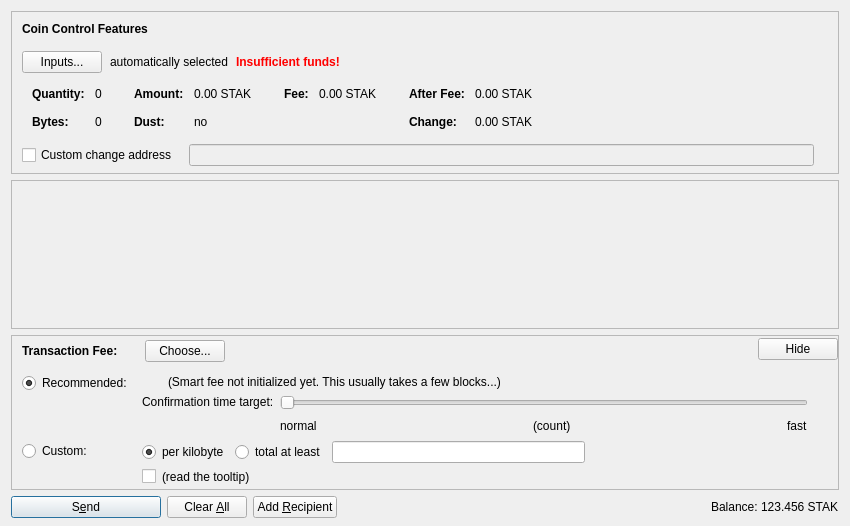
<?xml version="1.0" encoding="UTF-8"?>
<ui version="4.0">
 <class>SendCoinsDialog</class>
 <widget class="QDialog" name="SendCoinsDialog">
  <property name="geometry">
   <rect>
    <x>0</x>
    <y>0</y>
    <width>850</width>
    <height>526</height>
   </rect>
  </property>
  <property name="windowTitle">
   <string>Send Coins</string>
  </property>
  <layout class="QVBoxLayout" name="verticalLayout" stretch="0,1,0,0">
   <property name="bottomMargin">
    <number>8</number>
   </property>
   <item>
    <widget class="QFrame" name="frameCoinControl">
     <property name="sizePolicy">
      <sizepolicy hsizetype="Expanding" vsizetype="Expanding">
       <horstretch>0</horstretch>
       <verstretch>0</verstretch>
      </sizepolicy>
     </property>
     <property name="maximumSize">
      <size>
       <width>16777215</width>
       <height>16777215</height>
      </size>
     </property>
     <property name="frameShape">
      <enum>QFrame::StyledPanel</enum>
     </property>
     <property name="frameShadow">
      <enum>QFrame::Sunken</enum>
     </property>
     <layout class="QVBoxLayout" name="verticalLayoutCoinControl2">
      <property name="spacing">
       <number>0</number>
      </property>
      <property name="leftMargin">
       <number>0</number>
      </property>
      <property name="topMargin">
       <number>0</number>
      </property>
      <property name="rightMargin">
       <number>0</number>
      </property>
      <property name="bottomMargin">
       <number>6</number>
      </property>
      <item>
       <layout class="QVBoxLayout" name="verticalLayoutCoinControl" stretch="0,0,0,0,1">
        <property name="spacing">
         <number>0</number>
        </property>
        <property name="leftMargin">
         <number>10</number>
        </property>
        <property name="topMargin">
         <number>10</number>
        </property>
        <item>
         <layout class="QHBoxLayout" name="horizontalLayoutCoinControl1">
          <property name="bottomMargin">
           <number>15</number>
          </property>
          <item>
           <widget class="QLabel" name="labelCoinControlFeatures">
            <property name="sizePolicy">
             <sizepolicy hsizetype="Preferred" vsizetype="Maximum">
              <horstretch>0</horstretch>
              <verstretch>0</verstretch>
             </sizepolicy>
            </property>
            <property name="font">
             <font>
              <weight>75</weight>
              <bold>true</bold>
             </font>
            </property>
            <property name="styleSheet">
             <string notr="true">font-weight:bold;</string>
            </property>
            <property name="text">
             <string>Coin Control Features</string>
            </property>
           </widget>
          </item>
         </layout>
        </item>
        <item>
         <layout class="QHBoxLayout" name="horizontalLayoutCoinControl2" stretch="0,0,0,0">
          <property name="spacing">
           <number>8</number>
          </property>
          <property name="bottomMargin">
           <number>10</number>
          </property>
          <item>
           <widget class="QPushButton" name="pushButtonCoinControl">
            <property name="styleSheet">
             <string notr="true"/>
            </property>
            <property name="text">
             <string>Inputs...</string>
            </property>
            <property name="autoDefault">
             <bool>false</bool>
            </property>
           </widget>
          </item>
          <item>
           <widget class="QLabel" name="labelCoinControlAutomaticallySelected">
            <property name="text">
             <string>automatically selected</string>
            </property>
            <property name="margin">
             <number>5</number>
            </property>
           </widget>
          </item>
          <item>
           <widget class="QLabel" name="labelCoinControlInsuffFunds">
            <property name="font">
             <font>
              <weight>75</weight>
              <bold>true</bold>
             </font>
            </property>
            <property name="styleSheet">
             <string notr="true">color:red;font-weight:bold;</string>
            </property>
            <property name="text">
             <string>Insufficient funds!</string>
            </property>
            <property name="margin">
             <number>5</number>
            </property>
           </widget>
          </item>
          <item>
           <spacer name="horizontalSpacerCoinControl">
            <property name="orientation">
             <enum>Qt::Horizontal</enum>
            </property>
            <property name="sizeHint" stdset="0">
             <size>
              <width>40</width>
              <height>1</height>
             </size>
            </property>
           </spacer>
          </item>
         </layout>
        </item>
        <item>
         <widget class="QWidget" name="widgetCoinControl" native="true">
          <property name="sizePolicy">
           <sizepolicy hsizetype="Preferred" vsizetype="Preferred">
            <horstretch>0</horstretch>
            <verstretch>0</verstretch>
           </sizepolicy>
          </property>
          <property name="minimumSize">
           <size>
            <width>0</width>
            <height>0</height>
           </size>
          </property>
          <property name="styleSheet">
           <string notr="true"/>
          </property>
          <layout class="QHBoxLayout" name="horizontalLayoutCoinControl5">
           <property name="leftMargin">
            <number>0</number>
           </property>
           <property name="topMargin">
            <number>0</number>
           </property>
           <property name="rightMargin">
            <number>0</number>
           </property>
           <property name="bottomMargin">
            <number>0</number>
           </property>
           <item>
            <layout class="QHBoxLayout" name="horizontalLayoutCoinControl3" stretch="0,0,0,1">
             <property name="spacing">
              <number>20</number>
             </property>
             <property name="topMargin">
              <number>0</number>
             </property>
             <property name="bottomMargin">
              <number>10</number>
             </property>
             <item>
              <layout class="QFormLayout" name="formLayoutCoinControl1">
               <property name="horizontalSpacing">
                <number>10</number>
               </property>
               <property name="verticalSpacing">
                <number>14</number>
               </property>
               <property name="leftMargin">
                <number>10</number>
               </property>
               <property name="topMargin">
                <number>4</number>
               </property>
               <property name="rightMargin">
                <number>6</number>
               </property>
               <item row="0" column="0">
                <widget class="QLabel" name="labelCoinControlQuantityText">
                 <property name="font">
                  <font>
                   <weight>75</weight>
                   <bold>true</bold>
                  </font>
                 </property>
                 <property name="text">
                  <string>Quantity:</string>
                 </property>
                 <property name="margin">
                  <number>0</number>
                 </property>
                </widget>
               </item>
               <item row="0" column="1">
                <widget class="QLabel" name="labelCoinControlQuantity">
                 <property name="cursor">
                  <cursorShape>IBeamCursor</cursorShape>
                 </property>
                 <property name="contextMenuPolicy">
                  <enum>Qt::ActionsContextMenu</enum>
                 </property>
                 <property name="text">
                  <string notr="true">0</string>
                 </property>
                 <property name="margin">
                  <number>0</number>
                 </property>
                 <property name="textInteractionFlags">
                  <set>Qt::LinksAccessibleByMouse|Qt::TextSelectableByKeyboard|Qt::TextSelectableByMouse</set>
                 </property>
                </widget>
               </item>
               <item row="1" column="0">
                <widget class="QLabel" name="labelCoinControlBytesText">
                 <property name="font">
                  <font>
                   <weight>75</weight>
                   <bold>true</bold>
                  </font>
                 </property>
                 <property name="text">
                  <string>Bytes:</string>
                 </property>
                </widget>
               </item>
               <item row="1" column="1">
                <widget class="QLabel" name="labelCoinControlBytes">
                 <property name="cursor">
                  <cursorShape>IBeamCursor</cursorShape>
                 </property>
                 <property name="contextMenuPolicy">
                  <enum>Qt::ActionsContextMenu</enum>
                 </property>
                 <property name="text">
                  <string notr="true">0</string>
                 </property>
                 <property name="textInteractionFlags">
                  <set>Qt::LinksAccessibleByMouse|Qt::TextSelectableByKeyboard|Qt::TextSelectableByMouse</set>
                 </property>
                </widget>
               </item>
              </layout>
             </item>
             <item>
              <layout class="QFormLayout" name="formLayoutCoinControl2">
               <property name="horizontalSpacing">
                <number>10</number>
               </property>
               <property name="verticalSpacing">
                <number>14</number>
               </property>
               <property name="leftMargin">
                <number>6</number>
               </property>
               <property name="topMargin">
                <number>4</number>
               </property>
               <property name="rightMargin">
                <number>6</number>
               </property>
               <item row="0" column="0">
                <widget class="QLabel" name="labelCoinControlAmountText">
                 <property name="font">
                  <font>
                   <weight>75</weight>
                   <bold>true</bold>
                  </font>
                 </property>
                 <property name="text">
                  <string>Amount:</string>
                 </property>
                 <property name="margin">
                  <number>0</number>
                 </property>
                </widget>
               </item>
               <item row="0" column="1">
                <widget class="QLabel" name="labelCoinControlAmount">
                 <property name="cursor">
                  <cursorShape>IBeamCursor</cursorShape>
                 </property>
                 <property name="contextMenuPolicy">
                  <enum>Qt::ActionsContextMenu</enum>
                 </property>
                 <property name="text">
                  <string notr="true">0.00 STAK</string>
                 </property>
                 <property name="textInteractionFlags">
                  <set>Qt::LinksAccessibleByMouse|Qt::TextSelectableByKeyboard|Qt::TextSelectableByMouse</set>
                 </property>
                </widget>
               </item>
               <item row="1" column="0">
                <widget class="QLabel" name="labelCoinControlLowOutputText">
                 <property name="font">
                  <font>
                   <weight>75</weight>
                   <bold>true</bold>
                  </font>
                 </property>
                 <property name="text">
                  <string>Dust:</string>
                 </property>
                </widget>
               </item>
               <item row="1" column="1">
                <widget class="QLabel" name="labelCoinControlLowOutput">
                 <property name="cursor">
                  <cursorShape>IBeamCursor</cursorShape>
                 </property>
                 <property name="contextMenuPolicy">
                  <enum>Qt::ActionsContextMenu</enum>
                 </property>
                 <property name="text">
                  <string notr="true">no</string>
                 </property>
                 <property name="textInteractionFlags">
                  <set>Qt::LinksAccessibleByMouse|Qt::TextSelectableByKeyboard|Qt::TextSelectableByMouse</set>
                 </property>
                </widget>
               </item>
              </layout>
             </item>
             <item>
              <layout class="QFormLayout" name="formLayoutCoinControl3">
               <property name="horizontalSpacing">
                <number>10</number>
               </property>
               <property name="verticalSpacing">
                <number>14</number>
               </property>
               <property name="leftMargin">
                <number>6</number>
               </property>
               <property name="topMargin">
                <number>4</number>
               </property>
               <property name="rightMargin">
                <number>6</number>
               </property>
               <item row="0" column="0">
                <widget class="QLabel" name="labelCoinControlFeeText">
                 <property name="font">
                  <font>
                   <weight>75</weight>
                   <bold>true</bold>
                  </font>
                 </property>
                 <property name="text">
                  <string>Fee:</string>
                 </property>
                 <property name="margin">
                  <number>0</number>
                 </property>
                </widget>
               </item>
               <item row="0" column="1">
                <widget class="QLabel" name="labelCoinControlFee">
                 <property name="cursor">
                  <cursorShape>IBeamCursor</cursorShape>
                 </property>
                 <property name="contextMenuPolicy">
                  <enum>Qt::ActionsContextMenu</enum>
                 </property>
                 <property name="text">
                  <string notr="true">0.00 STAK</string>
                 </property>
                 <property name="textInteractionFlags">
                  <set>Qt::LinksAccessibleByMouse|Qt::TextSelectableByKeyboard|Qt::TextSelectableByMouse</set>
                 </property>
                </widget>
               </item>
              </layout>
             </item>
             <item>
              <layout class="QFormLayout" name="formLayoutCoinControl4">
               <property name="horizontalSpacing">
                <number>10</number>
               </property>
               <property name="verticalSpacing">
                <number>14</number>
               </property>
               <property name="leftMargin">
                <number>6</number>
               </property>
               <property name="topMargin">
                <number>4</number>
               </property>
               <property name="rightMargin">
                <number>6</number>
               </property>
               <item row="0" column="0">
                <widget class="QLabel" name="labelCoinControlAfterFeeText">
                 <property name="font">
                  <font>
                   <weight>75</weight>
                   <bold>true</bold>
                  </font>
                 </property>
                 <property name="text">
                  <string>After Fee:</string>
                 </property>
                 <property name="margin">
                  <number>0</number>
                 </property>
                </widget>
               </item>
               <item row="0" column="1">
                <widget class="QLabel" name="labelCoinControlAfterFee">
                 <property name="cursor">
                  <cursorShape>IBeamCursor</cursorShape>
                 </property>
                 <property name="contextMenuPolicy">
                  <enum>Qt::ActionsContextMenu</enum>
                 </property>
                 <property name="text">
                  <string notr="true">0.00 STAK</string>
                 </property>
                 <property name="textInteractionFlags">
                  <set>Qt::LinksAccessibleByMouse|Qt::TextSelectableByKeyboard|Qt::TextSelectableByMouse</set>
                 </property>
                </widget>
               </item>
               <item row="1" column="0">
                <widget class="QLabel" name="labelCoinControlChangeText">
                 <property name="font">
                  <font>
                   <weight>75</weight>
                   <bold>true</bold>
                  </font>
                 </property>
                 <property name="text">
                  <string>Change:</string>
                 </property>
                </widget>
               </item>
               <item row="1" column="1">
                <widget class="QLabel" name="labelCoinControlChange">
                 <property name="cursor">
                  <cursorShape>IBeamCursor</cursorShape>
                 </property>
                 <property name="contextMenuPolicy">
                  <enum>Qt::ActionsContextMenu</enum>
                 </property>
                 <property name="text">
                  <string notr="true">0.00 STAK</string>
                 </property>
                 <property name="textInteractionFlags">
                  <set>Qt::LinksAccessibleByMouse|Qt::TextSelectableByKeyboard|Qt::TextSelectableByMouse</set>
                 </property>
                </widget>
               </item>
              </layout>
             </item>
            </layout>
           </item>
          </layout>
         </widget>
        </item>
        <item>
         <layout class="QHBoxLayout" name="horizontalLayoutCoinControl4" stretch="0,0,0">
          <property name="spacing">
           <number>12</number>
          </property>
          <property name="sizeConstraint">
           <enum>QLayout::SetDefaultConstraint</enum>
          </property>
          <property name="topMargin">
           <number>5</number>
          </property>
          <property name="rightMargin">
           <number>5</number>
          </property>
          <item>
           <widget class="QCheckBox" name="checkBoxCoinControlChange">
            <property name="toolTip">
             <string>If this is activated, but the change address is empty or invalid, change will be sent to a newly generated address.</string>
            </property>
            <property name="text">
             <string>Custom change address</string>
            </property>
           </widget>
          </item>
          <item>
           <widget class="QValidatedLineEdit" name="lineEditCoinControlChange">
            <property name="enabled">
             <bool>false</bool>
            </property>
            <property name="sizePolicy">
             <sizepolicy hsizetype="Expanding" vsizetype="Fixed">
              <horstretch>0</horstretch>
              <verstretch>0</verstretch>
             </sizepolicy>
            </property>
           </widget>
          </item>
          <item>
           <widget class="QLabel" name="labelCoinControlChangeLabel">
            <property name="sizePolicy">
             <sizepolicy hsizetype="Preferred" vsizetype="Expanding">
              <horstretch>0</horstretch>
              <verstretch>0</verstretch>
             </sizepolicy>
            </property>
            <property name="minimumSize">
             <size>
              <width>0</width>
              <height>0</height>
             </size>
            </property>
            <property name="text">
             <string/>
            </property>
            <property name="margin">
             <number>3</number>
            </property>
           </widget>
          </item>
         </layout>
        </item>
        <item>
         <spacer name="verticalSpacerCoinControl">
          <property name="orientation">
           <enum>Qt::Vertical</enum>
          </property>
          <property name="sizeHint" stdset="0">
           <size>
            <width>800</width>
            <height>1</height>
           </size>
          </property>
         </spacer>
        </item>
       </layout>
      </item>
     </layout>
    </widget>
   </item>
   <item>
    <widget class="QScrollArea" name="scrollArea">
     <property name="widgetResizable">
      <bool>true</bool>
     </property>
     <widget class="QWidget" name="scrollAreaWidgetContents">
      <property name="geometry">
       <rect>
        <x>0</x>
        <y>0</y>
        <width>830</width>
        <height>104</height>
       </rect>
      </property>
      <layout class="QVBoxLayout" name="verticalLayout_2" stretch="0,1">
       <property name="leftMargin">
        <number>0</number>
       </property>
       <property name="topMargin">
        <number>0</number>
       </property>
       <property name="rightMargin">
        <number>0</number>
       </property>
       <property name="bottomMargin">
        <number>0</number>
       </property>
       <item>
        <layout class="QVBoxLayout" name="entries">
         <property name="spacing">
          <number>6</number>
         </property>
        </layout>
       </item>
       <item>
        <spacer name="verticalSpacer">
         <property name="orientation">
          <enum>Qt::Vertical</enum>
         </property>
         <property name="sizeHint" stdset="0">
          <size>
           <width>20</width>
           <height>40</height>
          </size>
         </property>
        </spacer>
       </item>
      </layout>
     </widget>
    </widget>
   </item>
   <item>
    <widget class="QFrame" name="frameFee">
     <property name="sizePolicy">
      <sizepolicy hsizetype="Expanding" vsizetype="Expanding">
       <horstretch>0</horstretch>
       <verstretch>0</verstretch>
      </sizepolicy>
     </property>
     <property name="maximumSize">
      <size>
       <width>16777215</width>
       <height>16777215</height>
      </size>
     </property>
     <property name="frameShape">
      <enum>QFrame::StyledPanel</enum>
     </property>
     <property name="frameShadow">
      <enum>QFrame::Sunken</enum>
     </property>
     <layout class="QVBoxLayout" name="verticalLayoutFee1">
      <property name="spacing">
       <number>0</number>
      </property>
      <property name="leftMargin">
       <number>0</number>
      </property>
      <property name="topMargin">
       <number>0</number>
      </property>
      <property name="rightMargin">
       <number>0</number>
      </property>
      <property name="bottomMargin">
       <number>0</number>
      </property>
      <item>
       <layout class="QVBoxLayout" name="verticalLayoutFee2" stretch="0,0,0">
        <property name="spacing">
         <number>0</number>
        </property>
        <property name="leftMargin">
         <number>10</number>
        </property>
        <property name="topMargin">
         <number>0</number>
        </property>
        <item>
         <layout class="QHBoxLayout" name="horizontalLayoutFee1">
          <property name="bottomMargin">
           <number>0</number>
          </property>
          <item>
           <layout class="QVBoxLayout" name="verticalLayoutFee7">
            <property name="spacing">
             <number>0</number>
            </property>
            <item>
             <spacer name="verticalSpacerSmartFee">
              <property name="orientation">
               <enum>Qt::Vertical</enum>
              </property>
              <property name="sizeType">
               <enum>QSizePolicy::Fixed</enum>
              </property>
              <property name="sizeHint" stdset="0">
               <size>
                <width>1</width>
                <height>4</height>
               </size>
              </property>
             </spacer>
            </item>
            <item>
             <layout class="QHBoxLayout" name="horizontalLayoutSmartFee">
              <property name="spacing">
               <number>10</number>
              </property>
              <item>
               <widget class="QLabel" name="labelFeeHeadline">
                <property name="sizePolicy">
                 <sizepolicy hsizetype="Preferred" vsizetype="Maximum">
                  <horstretch>0</horstretch>
                  <verstretch>0</verstretch>
                 </sizepolicy>
                </property>
                <property name="font">
                 <font>
                  <weight>75</weight>
                  <bold>true</bold>
                 </font>
                </property>
                <property name="styleSheet">
                 <string notr="true">font-weight:bold;</string>
                </property>
                <property name="text">
                 <string>Transaction Fee:</string>
                </property>
               </widget>
              </item>
              <item>
               <widget class="QLabel" name="labelFeeMinimized">
                <property name="text">
                 <string/>
                </property>
               </widget>
              </item>
              <item>
               <widget class="QPushButton" name="buttonChooseFee">
                <property name="text">
                 <string>Choose...</string>
                </property>
               </widget>
              </item>
             </layout>
            </item>
            <item>
             <spacer name="verticalSpacer_5">
              <property name="orientation">
               <enum>Qt::Vertical</enum>
              </property>
              <property name="sizeHint" stdset="0">
               <size>
                <width>1</width>
                <height>1</height>
               </size>
              </property>
             </spacer>
            </item>
           </layout>
          </item>
          <item>
           <spacer name="horizontalSpacer_4">
            <property name="orientation">
             <enum>Qt::Horizontal</enum>
            </property>
            <property name="sizeHint" stdset="0">
             <size>
              <width>40</width>
              <height>20</height>
             </size>
            </property>
           </spacer>
          </item>
          <item>
           <widget class="QPushButton" name="buttonMinimizeFee">
            <property name="toolTip">
             <string>collapse fee-settings</string>
            </property>
            <property name="text">
             <string>Hide</string>
            </property>
           </widget>
          </item>
         </layout>
        </item>
        <item>
         <widget class="QFrame" name="frameFeeSelection">
          <layout class="QVBoxLayout" name="verticalLayoutFee12">
           <property name="spacing">
            <number>0</number>
           </property>
           <property name="leftMargin">
            <number>0</number>
           </property>
           <property name="topMargin">
            <number>0</number>
           </property>
           <property name="rightMargin">
            <number>0</number>
           </property>
           <property name="bottomMargin">
            <number>0</number>
           </property>
           <item>
            <layout class="QGridLayout" name="gridLayoutFee">
             <property name="topMargin">
              <number>10</number>
             </property>
             <property name="bottomMargin">
              <number>4</number>
             </property>
             <property name="horizontalSpacing">
              <number>10</number>
             </property>
             <property name="verticalSpacing">
              <number>4</number>
             </property>
             <item row="1" column="1">
              <layout class="QVBoxLayout" name="verticalLayoutFee8">
               <property name="spacing">
                <number>6</number>
               </property>
               <item>
                <layout class="QHBoxLayout" name="horizontalLayoutFee13">
                 <item>
                  <widget class="QRadioButton" name="radioCustomPerKilobyte">
                   <property name="toolTip">
                    <string>If the custom fee is set to 1000 satoshis and the transaction is only 250 bytes, then &quot;per kilobyte&quot; only pays 250 satoshis in fee, while &quot;total at least&quot; pays 1000 satoshis. For transactions bigger than a kilobyte both pay by kilobyte.</string>
                   </property>
                   <property name="text">
                    <string>per kilobyte</string>
                   </property>
                   <property name="checked">
                    <bool>true</bool>
                   </property>
                   <attribute name="buttonGroup">
                    <string notr="true">groupCustomFee</string>
                   </attribute>
                  </widget>
                 </item>
                 <item>
                  <widget class="QRadioButton" name="radioCustomAtLeast">
                   <property name="toolTip">
                    <string>If the custom fee is set to 1000 satoshis and the transaction is only 250 bytes, then &quot;per kilobyte&quot; only pays 250 satoshis in fee, while &quot;total at least&quot; pays 1000 satoshis. For transactions bigger than a kilobyte both pay by kilobyte.</string>
                   </property>
                   <property name="text">
                    <string>total at least</string>
                   </property>
                   <attribute name="buttonGroup">
                    <string notr="true">groupCustomFee</string>
                   </attribute>
                  </widget>
                 </item>
                 <item>
                  <widget class="StraksAmountField" name="customFee"/>
                 </item>
                 <item>
                  <spacer name="horizontalSpacer_6">
                   <property name="orientation">
                    <enum>Qt::Horizontal</enum>
                   </property>
                   <property name="sizeHint" stdset="0">
                    <size>
                     <width>1</width>
                     <height>1</height>
                    </size>
                   </property>
                  </spacer>
                 </item>
                </layout>
               </item>
               <item>
                <layout class="QHBoxLayout" name="horizontalLayoutFee8">
                 <item>
                  <widget class="QCheckBox" name="checkBoxMinimumFee">
                   <property name="toolTip">
                    <string>Paying only the minimum fee is just fine as long as there is less transaction volume than space in the blocks. But be aware that this can end up in a never confirming transaction once there is more demand for straks transactions than the network can process.</string>
                   </property>
                   <property name="text">
                    <string/>
                   </property>
                  </widget>
                 </item>
                 <item>
                  <widget class="QLabel" name="labelMinFeeWarning">
                   <property name="enabled">
                    <bool>true</bool>
                   </property>
                   <property name="toolTip">
                    <string>Paying only the minimum fee is just fine as long as there is less transaction volume than space in the blocks. But be aware that this can end up in a never confirming transaction once there is more demand for straks transactions than the network can process.</string>
                   </property>
                   <property name="text">
                    <string>(read the tooltip)</string>
                   </property>
                   <property name="margin">
                    <number>5</number>
                   </property>
                  </widget>
                 </item>
                 <item>
                  <spacer name="horizontalSpacer_2">
                   <property name="orientation">
                    <enum>Qt::Horizontal</enum>
                   </property>
                   <property name="sizeHint" stdset="0">
                    <size>
                     <width>1</width>
                     <height>1</height>
                    </size>
                   </property>
                  </spacer>
                 </item>
                </layout>
               </item>
              </layout>
             </item>
             <item row="0" column="0">
              <layout class="QVBoxLayout" name="verticalLayoutFee4" stretch="0,1">
               <item>
                <widget class="QRadioButton" name="radioSmartFee">
                 <property name="text">
                  <string>Recommended:</string>
                 </property>
                 <property name="checked">
                  <bool>true</bool>
                 </property>
                 <attribute name="buttonGroup">
                  <string notr="true">groupFee</string>
                 </attribute>
                </widget>
               </item>
               <item>
                <spacer name="verticalSpacer_2">
                 <property name="orientation">
                  <enum>Qt::Vertical</enum>
                 </property>
                 <property name="sizeHint" stdset="0">
                  <size>
                   <width>1</width>
                   <height>1</height>
                  </size>
                 </property>
                </spacer>
               </item>
              </layout>
             </item>
             <item row="1" column="0">
              <layout class="QVBoxLayout" name="verticalLayoutFee9" stretch="0,1">
               <item>
                <widget class="QRadioButton" name="radioCustomFee">
                 <property name="text">
                  <string>Custom:</string>
                 </property>
                 <attribute name="buttonGroup">
                  <string notr="true">groupFee</string>
                 </attribute>
                </widget>
               </item>
               <item>
                <spacer name="verticalSpacer_6">
                 <property name="orientation">
                  <enum>Qt::Vertical</enum>
                 </property>
                 <property name="sizeHint" stdset="0">
                  <size>
                   <width>1</width>
                   <height>1</height>
                  </size>
                 </property>
                </spacer>
               </item>
              </layout>
             </item>
             <item row="0" column="1">
              <layout class="QVBoxLayout" name="verticalLayoutFee3" stretch="0,0,1">
               <property name="spacing">
                <number>6</number>
               </property>
               <property name="topMargin">
                <number>2</number>
               </property>
               <item>
                <layout class="QHBoxLayout" name="horizontalLayoutFee12">
                 <item>
                  <widget class="QLabel" name="labelSmartFee">
                   <property name="text">
                    <string/>
                   </property>
                   <property name="margin">
                    <number>2</number>
                   </property>
                  </widget>
                 </item>
                 <item>
                  <widget class="QLabel" name="labelFeeEstimation">
                   <property name="text">
                    <string/>
                   </property>
                  </widget>
                 </item>
                 <item>
                  <widget class="QLabel" name="labelSmartFee2">
                   <property name="text">
                    <string>(Smart fee not initialized yet. This usually takes a few blocks...)</string>
                   </property>
                   <property name="margin">
                    <number>2</number>
                   </property>
                  </widget>
                 </item>
                 <item>
                  <spacer name="horizontalSpacer_5">
                   <property name="orientation">
                    <enum>Qt::Horizontal</enum>
                   </property>
                   <property name="sizeHint" stdset="0">
                    <size>
                     <width>1</width>
                     <height>1</height>
                    </size>
                   </property>
                  </spacer>
                 </item>
                </layout>
               </item>
               <item>
                <layout class="QHBoxLayout" name="horizontalLayoutFee9">
                 <item>
                  <layout class="QVBoxLayout" name="verticalLayoutFee6">
                   <item>
                    <widget class="QLabel" name="labelSmartFee3">
                     <property name="text">
                      <string>Confirmation time target:</string>
                     </property>
                     <property name="margin">
                      <number>2</number>
                     </property>
                    </widget>
                   </item>
                   <item>
                    <spacer name="verticalSpacer_3">
                     <property name="orientation">
                      <enum>Qt::Vertical</enum>
                     </property>
                     <property name="sizeHint" stdset="0">
                      <size>
                       <width>1</width>
                       <height>1</height>
                      </size>
                     </property>
                    </spacer>
                   </item>
                  </layout>
                 </item>
                 <item>
                  <layout class="QVBoxLayout" name="verticalLayoutFee5">
                   <property name="rightMargin">
                    <number>30</number>
                   </property>
                   <item>
                    <widget class="QSlider" name="sliderSmartFee">
                     <property name="minimum">
                      <number>0</number>
                     </property>
                     <property name="maximum">
                      <number>23</number>
                     </property>
                     <property name="pageStep">
                      <number>1</number>
                     </property>
                     <property name="value">
                      <number>0</number>
                     </property>
                     <property name="orientation">
                      <enum>Qt::Horizontal</enum>
                     </property>
                     <property name="invertedAppearance">
                      <bool>false</bool>
                     </property>
                     <property name="invertedControls">
                      <bool>false</bool>
                     </property>
                     <property name="tickPosition">
                      <enum>QSlider::NoTicks</enum>
                     </property>
                    </widget>
                   </item>
                   <item>
                    <layout class="QHBoxLayout" name="horizontalLayoutFee10">
                     <item>
                      <widget class="QLabel" name="labelSmartFeeNormal">
                       <property name="text">
                        <string>normal</string>
                       </property>
                      </widget>
                     </item>
                     <item>
                      <spacer name="horizontalSpacer_7">
                       <property name="orientation">
                        <enum>Qt::Horizontal</enum>
                       </property>
                       <property name="sizeHint" stdset="0">
                        <size>
                         <width>40</width>
                         <height>20</height>
                        </size>
                       </property>
                      </spacer>
                     </item>
                     <item>
                      <widget class="QLabel" name="confirmationTargetLabel">
                       <property name="text">
                        <string notr="true">(count)</string>
                       </property>
                      </widget>
                     </item>
                     <item>
                      <spacer name="horizontalSpacer_3">
                       <property name="orientation">
                        <enum>Qt::Horizontal</enum>
                       </property>
                       <property name="sizeHint" stdset="0">
                        <size>
                         <width>40</width>
                         <height>20</height>
                        </size>
                       </property>
                      </spacer>
                     </item>
                     <item>
                      <widget class="QLabel" name="labelSmartFeeFast">
                       <property name="text">
                        <string>fast</string>
                       </property>
                      </widget>
                     </item>
                    </layout>
                   </item>
                  </layout>
                 </item>
                </layout>
               </item>
               <item>
                <spacer name="verticalSpacer_4">
                 <property name="orientation">
                  <enum>Qt::Vertical</enum>
                 </property>
                 <property name="sizeHint" stdset="0">
                  <size>
                   <width>1</width>
                   <height>1</height>
                  </size>
                 </property>
                </spacer>
               </item>
              </layout>
             </item>
            </layout>
           </item>
          </layout>
         </widget>
        </item>
        <item>
         <spacer name="verticalSpacerFee">
          <property name="orientation">
           <enum>Qt::Vertical</enum>
          </property>
          <property name="sizeHint" stdset="0">
           <size>
            <width>800</width>
            <height>1</height>
           </size>
          </property>
         </spacer>
        </item>
       </layout>
      </item>
     </layout>
    </widget>
   </item>
   <item>
    <layout class="QHBoxLayout" name="horizontalLayout">
     <item>
      <widget class="QPushButton" name="sendButton">
       <property name="minimumSize">
        <size>
         <width>150</width>
         <height>0</height>
        </size>
       </property>
       <property name="toolTip">
        <string>Confirm the send action</string>
       </property>
       <property name="text">
        <string>S&amp;end</string>
       </property>
       <property name="icon">
        <iconset resource="../straks.qrc">
         <normaloff>:/icons/send</normaloff>:/icons/send</iconset>
       </property>
       <property name="autoDefault">
        <bool>false</bool>
       </property>
       <property name="default">
        <bool>true</bool>
       </property>
      </widget>
     </item>
     <item>
      <widget class="QPushButton" name="clearButton">
       <property name="sizePolicy">
        <sizepolicy hsizetype="Minimum" vsizetype="Fixed">
         <horstretch>0</horstretch>
         <verstretch>0</verstretch>
        </sizepolicy>
       </property>
       <property name="toolTip">
        <string>Clear all fields of the form.</string>
       </property>
       <property name="text">
        <string>Clear &amp;All</string>
       </property>
       <property name="icon">
        <iconset resource="../straks.qrc">
         <normaloff>:/icons/remove</normaloff>:/icons/remove</iconset>
       </property>
       <property name="autoDefault">
        <bool>false</bool>
       </property>
      </widget>
     </item>
     <item>
      <widget class="QPushButton" name="addButton">
       <property name="toolTip">
        <string>Send to multiple recipients at once</string>
       </property>
       <property name="text">
        <string>Add &amp;Recipient</string>
       </property>
       <property name="icon">
        <iconset resource="../straks.qrc">
         <normaloff>:/icons/add</normaloff>:/icons/add</iconset>
       </property>
       <property name="autoDefault">
        <bool>false</bool>
       </property>
      </widget>
     </item>
     <item>
      <spacer name="horizontalSpacer">
       <property name="orientation">
        <enum>Qt::Horizontal</enum>
       </property>
       <property name="sizeHint" stdset="0">
        <size>
         <width>40</width>
         <height>20</height>
        </size>
       </property>
      </spacer>
     </item>
     <item>
      <layout class="QHBoxLayout" name="horizontalLayout_2">
       <property name="spacing">
        <number>3</number>
       </property>
       <item>
        <widget class="QLabel" name="label">
         <property name="sizePolicy">
          <sizepolicy hsizetype="Preferred" vsizetype="Fixed">
           <horstretch>0</horstretch>
           <verstretch>0</verstretch>
          </sizepolicy>
         </property>
         <property name="text">
          <string>Balance:</string>
         </property>
        </widget>
       </item>
       <item>
        <widget class="QLabel" name="labelBalance">
         <property name="sizePolicy">
          <sizepolicy hsizetype="Preferred" vsizetype="Fixed">
           <horstretch>0</horstretch>
           <verstretch>0</verstretch>
          </sizepolicy>
         </property>
         <property name="cursor">
          <cursorShape>IBeamCursor</cursorShape>
         </property>
         <property name="text">
          <string notr="true">123.456 STAK</string>
         </property>
         <property name="textInteractionFlags">
          <set>Qt::LinksAccessibleByMouse|Qt::TextSelectableByKeyboard|Qt::TextSelectableByMouse</set>
         </property>
        </widget>
       </item>
      </layout>
     </item>
    </layout>
   </item>
  </layout>
 </widget>
 <customwidgets>
  <customwidget>
   <class>QValidatedLineEdit</class>
   <extends>QLineEdit</extends>
   <header>qvalidatedlineedit.h</header>
  </customwidget>
  <customwidget>
   <class>StraksAmountField</class>
   <extends>QLineEdit</extends>
   <header>straksamountfield.h</header>
   <container>1</container>
  </customwidget>
 </customwidgets>
 <resources>
  <include location="../straks.qrc"/>
 </resources>
 <connections/>
 <buttongroups>
  <buttongroup name="groupFee"/>
  <buttongroup name="groupCustomFee"/>
 </buttongroups>
</ui>
